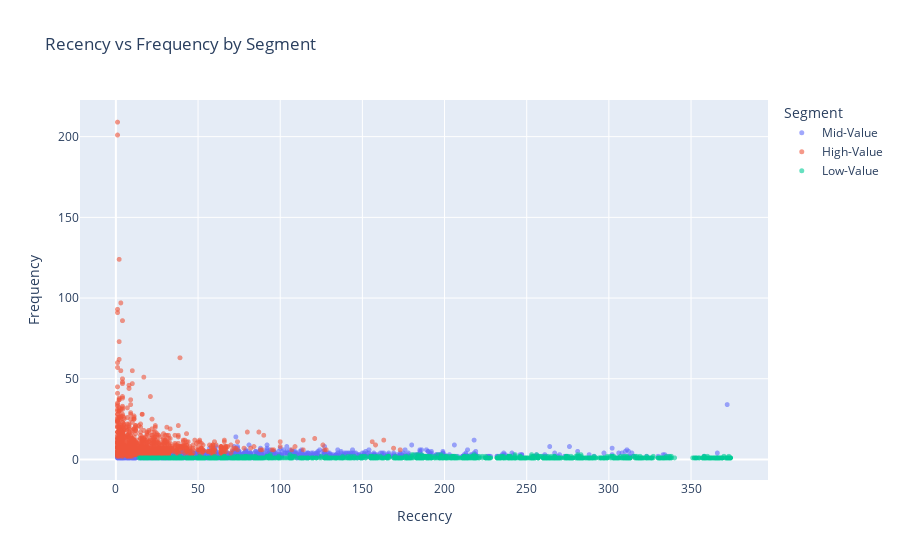

Notebook code for this chart:
### Markdown cell above
### Recency vs Frequency: Churn Risk Detection

### Code cell
# R vs F Scatter to see how many customers fall into low recency & high frequency 
fig = px.scatter(rfm,
                 x='Recency',
                 y='Frequency',
                 color='Segment',
                 title='Recency vs Frequency by Segment',
                 opacity=0.6)
fig.update_traces(marker=dict(size=5))
fig.show()

### Figure 1 — Plotly figure (JSON) as saved in the notebook; plotly's stock layout.template omitted (floating-point values rounded to 4 significant figures; data arrays with more than 128 entries replaced by an {"elided": "..."} marker saying what was removed)
{"data": [{"hovertemplate": "Segment=Mid-Value<br>Recency=%{x}<br>Frequency=%{y}<extra></extra>", "legendgroup": "Mid-Value", "marker": {"color": "#636efa", "opacity": 0.6, "size": 5, "symbol": "circle"}, "mode": "markers", "name": "Mid-Value", "showlegend": true, "type": "scattergl", "x": {"elided": "1785 int values"}, "xaxis": "x", "y": {"elided": "1785 int values"}, "yaxis": "y"}, {"hovertemplate": "Segment=High-Value<br>Recency=%{x}<br>Frequency=%{y}<extra></extra>", "legendgroup": "High-Value", "marker": {"color": "#EF553B", "opacity": 0.6, "size": 5, "symbol": "circle"}, "mode": "markers", "name": "High-Value", "showlegend": true, "type": "scattergl", "x": {"elided": "1244 int values"}, "xaxis": "x", "y": {"elided": "1244 int values"}, "yaxis": "y"}, {"hovertemplate": "Segment=Low-Value<br>Recency=%{x}<br>Frequency=%{y}<extra></extra>", "legendgroup": "Low-Value", "marker": {"color": "#00cc96", "opacity": 0.6, "size": 5, "symbol": "circle"}, "mode": "markers", "name": "Low-Value", "showlegend": true, "type": "scattergl", "x": {"elided": "1309 int values"}, "xaxis": "x", "y": {"elided": "1309 int values"}, "yaxis": "y"}], "layout": {"legend": {"title": {"text": "Segment"}, "tracegroupgap": 0}, "title": {"text": "Recency vs Frequency by Segment"}, "xaxis": {"anchor": "y", "domain": [0, 1], "title": {"text": "Recency"}}, "yaxis": {"anchor": "x", "domain": [0, 1], "title": {"text": "Frequency"}}}}
